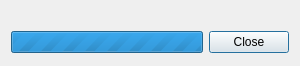
<?xml version="1.0" encoding="UTF-8"?>
<ui version="4.0">
 <class>NetworkAccessDialog</class>
 <widget class="QDialog" name="NetworkAccessDialog">
  <property name="geometry">
   <rect>
    <x>0</x>
    <y>0</y>
    <width>300</width>
    <height>66</height>
   </rect>
  </property>
  <layout class="QGridLayout" name="gridLayout">
   <item row="1" column="0">
    <widget class="QProgressBar" name="progressBar">
     <property name="maximum">
      <number>0</number>
     </property>
     <property name="textVisible">
      <bool>false</bool>
     </property>
    </widget>
   </item>
   <item row="1" column="1">
    <widget class="QPushButton" name="pushClose">
     <property name="text">
      <string extracomment="This is the label on a button that user pushes to issue the command">Close</string>
     </property>
    </widget>
   </item>
   <item row="2" column="0">
    <spacer name="verticalSpacer">
     <property name="orientation">
      <enum>Qt::Vertical</enum>
     </property>
     <property name="sizeHint" stdset="0">
      <size>
       <width>20</width>
       <height>0</height>
      </size>
     </property>
    </spacer>
   </item>
   <item row="0" column="0" colspan="2">
    <widget class="QLabel" name="label">
     <property name="text">
      <string/>
     </property>
    </widget>
   </item>
  </layout>
 </widget>
 <resources/>
 <connections>
  <connection>
   <sender>pushClose</sender>
   <signal>clicked()</signal>
   <receiver>NetworkAccessDialog</receiver>
   <slot>reject()</slot>
   <hints>
    <hint type="sourcelabel">
     <x>304</x>
     <y>37</y>
    </hint>
    <hint type="destinationlabel">
     <x>307</x>
     <y>84</y>
    </hint>
   </hints>
  </connection>
 </connections>
</ui>
